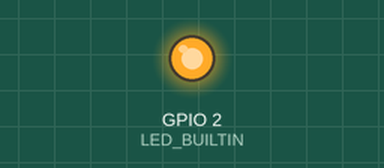
Simulated run of this sketch. Board: ESP32. Shown: output pins drawn as LEDs (lit = HIGH). What the sketch prints to the serial monitor is not drawn.

Above: at 3.0 s.
At 5.0 s:
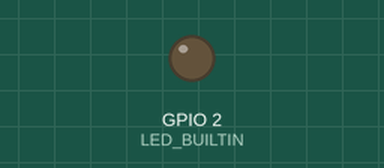
Timing chart, 0 to 7.2 s (numbered marks = the images above):
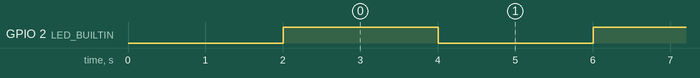

Measured:
- by itself, GPIO 2 (LED_BUILTIN): alternates HIGH for 2.0 s and LOW for 2.0 s

The sketch:

misc_test.ino
```cpp
void setup() {
	Serial.begin(115200);
	delay(2000);
	Serial.print("init test for LED_BUILTIN:");
	Serial.println(LED_BUILTIN);

	pinMode(LED_BUILTIN, OUTPUT);
	digitalWrite(LED_BUILTIN, LOW);
}

void loop() {
	Serial.println("blinking high");
	digitalWrite(LED_BUILTIN, HIGH);
	delay(2000);
	digitalWrite(LED_BUILTIN, LOW);
	delay(2000);
}
```
